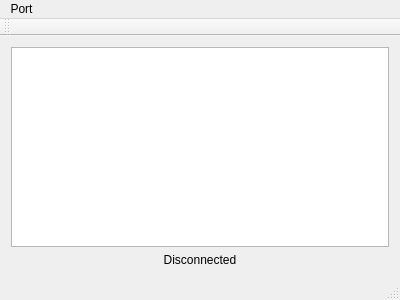
<?xml version="1.0" encoding="UTF-8"?>
<ui version="4.0">
 <class>Temperature_Data_Display</class>
 <widget class="QMainWindow" name="Temperature_Data_Display">
  <property name="geometry">
   <rect>
    <x>0</x>
    <y>0</y>
    <width>400</width>
    <height>300</height>
   </rect>
  </property>
  <property name="windowTitle">
   <string>Temperature_Data_Display</string>
  </property>
  <widget class="QWidget" name="centralWidget">
   <layout class="QGridLayout" name="gridLayout">
    <item row="1" column="0">
     <widget class="QLabel" name="status">
      <property name="maximumSize">
       <size>
        <width>16777215</width>
        <height>20</height>
       </size>
      </property>
      <property name="text">
       <string>Disconnected</string>
      </property>
      <property name="alignment">
       <set>Qt::AlignCenter</set>
      </property>
     </widget>
    </item>
    <item row="0" column="0">
     <widget class="QChartView" name="graphView"/>
    </item>
   </layout>
  </widget>
  <widget class="QMenuBar" name="menuBar">
   <property name="geometry">
    <rect>
     <x>0</x>
     <y>0</y>
     <width>400</width>
     <height>21</height>
    </rect>
   </property>
   <widget class="QMenu" name="menuPort">
    <property name="title">
     <string>Port</string>
    </property>
    <addaction name="actionPort_Settings"/>
    <addaction name="actionConnect"/>
    <addaction name="actionDisconnect"/>
   </widget>
   <addaction name="menuPort"/>
  </widget>
  <widget class="QToolBar" name="mainToolBar">
   <attribute name="toolBarArea">
    <enum>TopToolBarArea</enum>
   </attribute>
   <attribute name="toolBarBreak">
    <bool>false</bool>
   </attribute>
  </widget>
  <widget class="QStatusBar" name="statusBar"/>
  <action name="actionPort_Settings">
   <property name="text">
    <string>Port Settings</string>
   </property>
  </action>
  <action name="actionConnect">
   <property name="text">
    <string>Connect</string>
   </property>
  </action>
  <action name="actionDisconnect">
   <property name="text">
    <string>Disconnect</string>
   </property>
  </action>
 </widget>
 <layoutdefault spacing="6" margin="11"/>
 <customwidgets>
  <customwidget>
   <class>QChartView</class>
   <extends>QGraphicsView</extends>
   <header>QtCharts</header>
  </customwidget>
 </customwidgets>
 <resources/>
 <connections/>
</ui>
